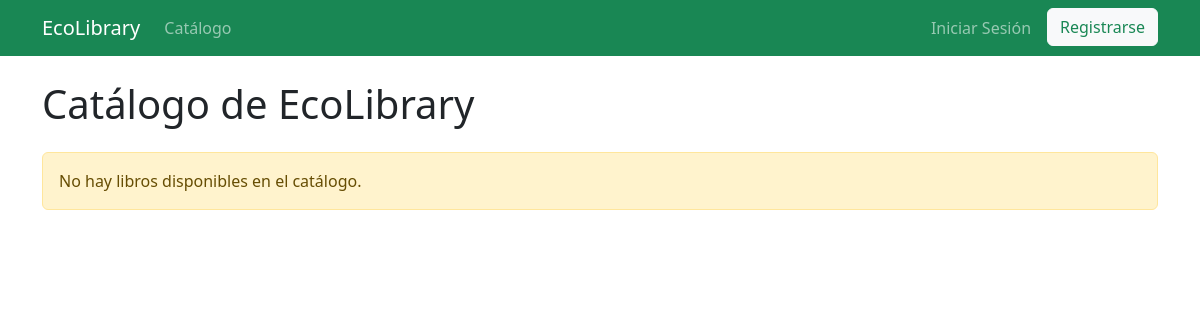
/, run on an earlier commit of the app's database.
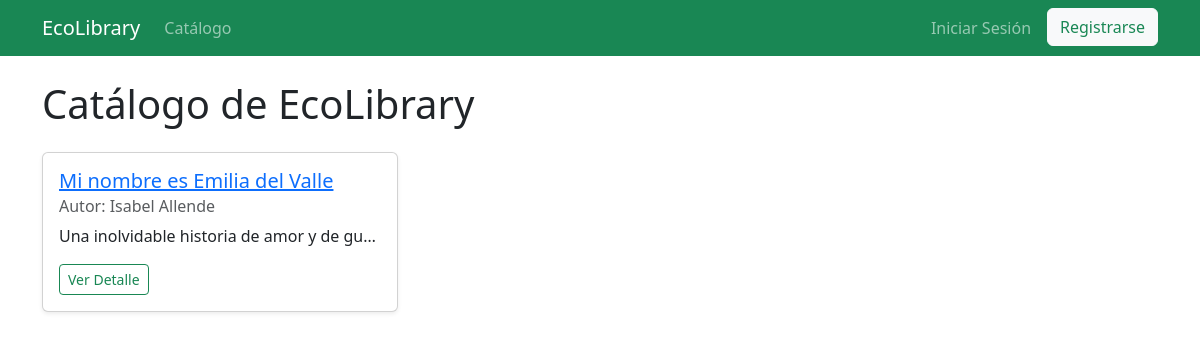
And on a later commit of the database.
### core/models.py (models this page shows, shortened)
class Libro(models.Model):
    titulo = models.CharField(max_length=200)
    autor = models.CharField(max_length=100)
    descripcion = models.TextField(verbose_name="Descripción breve")
    categoria = models.CharField(max_length=100)
    anio_publicacion = models.PositiveIntegerField(verbose_name="Año de publicación")
    imagen = models.ImageField(upload_to='covers/', blank=True, null=True, verbose_name="Portada del Libro")

### core/views.py (the view)
# urls.py: path('', views.LibroListView.as_view(), name='lista_libros'),
class LibroListView(ListView):
    model = Libro
    template_name = 'core/lista_libros.html'
    context_object_name = 'libros'

### core/templates/core/lista_libros.html (shortened to what this page needs)
{% extends "core/base.html" %}
{% block content %}
<h1 class="mb-4">Catálogo de EcoLibrary</h1>
<div class="row">
    {% for libro in libros %}
    <div class="col-md-4 mb-4">
        <div class="card h-100 shadow-sm">
            <div class="card-body">
                <h5 class="card-title"><a href="{% url 'detalle_libro' pk=libro.pk %}">{{ libro.titulo }}</a></h5>
                <h6 class="card-subtitle mb-2 text-muted">Autor: {{ libro.autor }}</h6>
                <p class="card-text text-truncate">{{ libro.descripcion }}</p>
                <a href="{% url 'detalle_libro' pk=libro.pk %}" class="btn btn-sm btn-outline-success">Ver Detalle</a>
            </div>
        </div>
    </div>
    {% empty %}
    <div class="col-12">
        <div class="alert alert-warning">No hay libros disponibles en el catálogo.</div>
    </div>
    {% endfor %}
</div>
{% endblock %}

What changed in the data, as far as the page shows it:
added Libro: titulo "Mi nombre es Emilia del Valle", autor "Isabel Allende", descripcion "Una inolvidable historia de amor y de gu…"
Also different on the page:
text no longer shown: "No hay libros disponibles en el catálogo."
